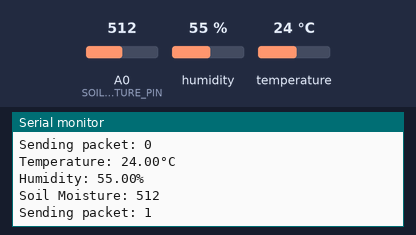
This sketch was run on a simulated Arduino Uno, built with avr-gcc and run on an emulated ATmega328P. Parts: the last lines printed to the serial monitor. The inputs (shaded band) are chosen by the test bench; at power-on: humidity 55 %, A0 (SOIL_MOISTURE_PIN) = 512, temperature 24 °C. No radio packets arrive unless stated.

Above: at 2.4 s.
2.5 s: humidity set to 22 %
At 4.2 s:
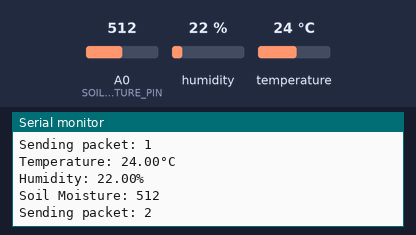
4.6 s: A0 (SOIL_MOISTURE_PIN) set to 716
At 5.3 s:
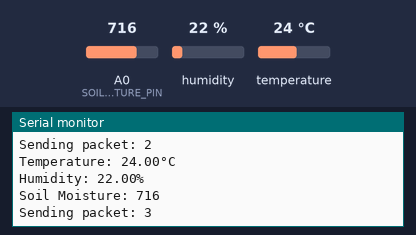
6.7 s: temperature set to 12 °C
At 8.6 s:
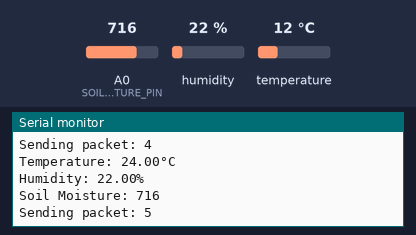
8.8 s: A0 (SOIL_MOISTURE_PIN) set to 900
At 10.1 s:
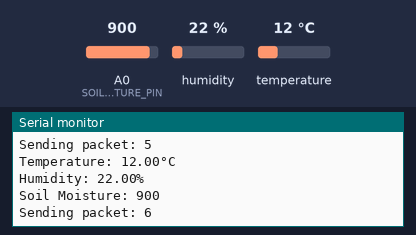
10.9 s: humidity set to 40 %
At 12.3 s:
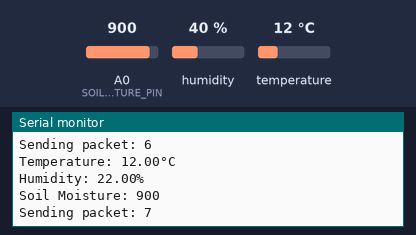
Timing chart, 0 to 13.9 s (numbered marks = the images above; inputs shaded):
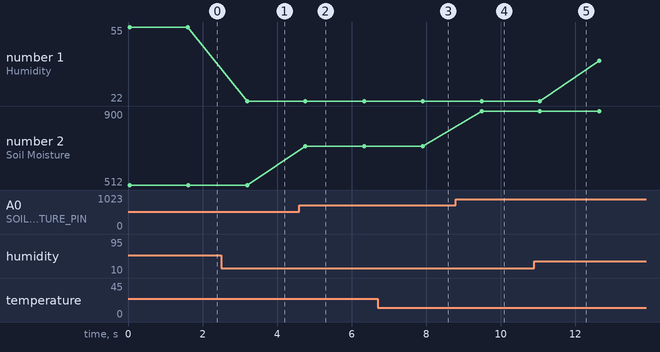

The sketch:

dht11trans.ino
```cpp
#include <Wire.h>
#include <SPI.h>
#include <LoRa.h>
#include <DHT.h>

#define DHTPIN 2         // pin where the DHT22 is connected
#define SOIL_MOISTURE_PIN A0  // analog pin where the soil moisture sensor is connected

#define DHT_TYPE DHT11

DHT dht(DHTPIN, DHT_TYPE);

#define ss 15
#define rst 16
#define dio0 4


String LoRaMessage = "";
int counter = 0;

void setup() {
  Serial.begin(115200);
  dht.begin();
  pinMode(SOIL_MOISTURE_PIN, INPUT);


  while (!Serial);
  Serial.println("LoRa Sender");
  LoRa.setPins(ss, rst, dio0);
  if (!LoRa.begin(433E6)) {
    Serial.println("Starting LoRa failed!");
    delay(100);
    while (1);
  }
}

void loop() {
  float h = dht.readHumidity();
  float t = dht.readTemperature();

  if (isnan(h) || isnan(t)) {
    Serial.println("Failed to read from DHT sensor!");
    return;
  }

  int soilMoisture = analogRead(SOIL_MOISTURE_PIN);


  Serial.print("Temperature: ");
  Serial.print(t);
  Serial.println("°C");

  Serial.print("Humidity: ");
  Serial.print(h);
  Serial.println("%");

  Serial.print("Soil Moisture: ");
  Serial.println(soilMoisture);

  Serial.println("");

  Serial.print("Sending packet: ");
  Serial.println(counter);

  LoRaMessage = String(counter) + "@" + String(t) + "$" + String(h) + "%" + String(soilMoisture) ;
  // send packet
  LoRa.beginPacket();
  LoRa.print(LoRaMessage);
  LoRa.endPacket();

  counter++;


  delay(1500);
}
```

Measured:
- after the input at 2.5 s, the serial monitor: prints a new line after 0.69 s (image 1)
- after the input at 4.6 s, the serial monitor: prints a new line after 0.16 s (image 2)
- after the input at 8.8 s, the serial monitor: prints a new line after 0.69 s (image 4)
- plotted number 1: 55 → 22 after the input at 2.5 s, 22 → 40 after the input at 10.9 s
- plotted number 2: 512 → 716 after the input at 4.6 s, 716 → 900 after the input at 8.8 s
